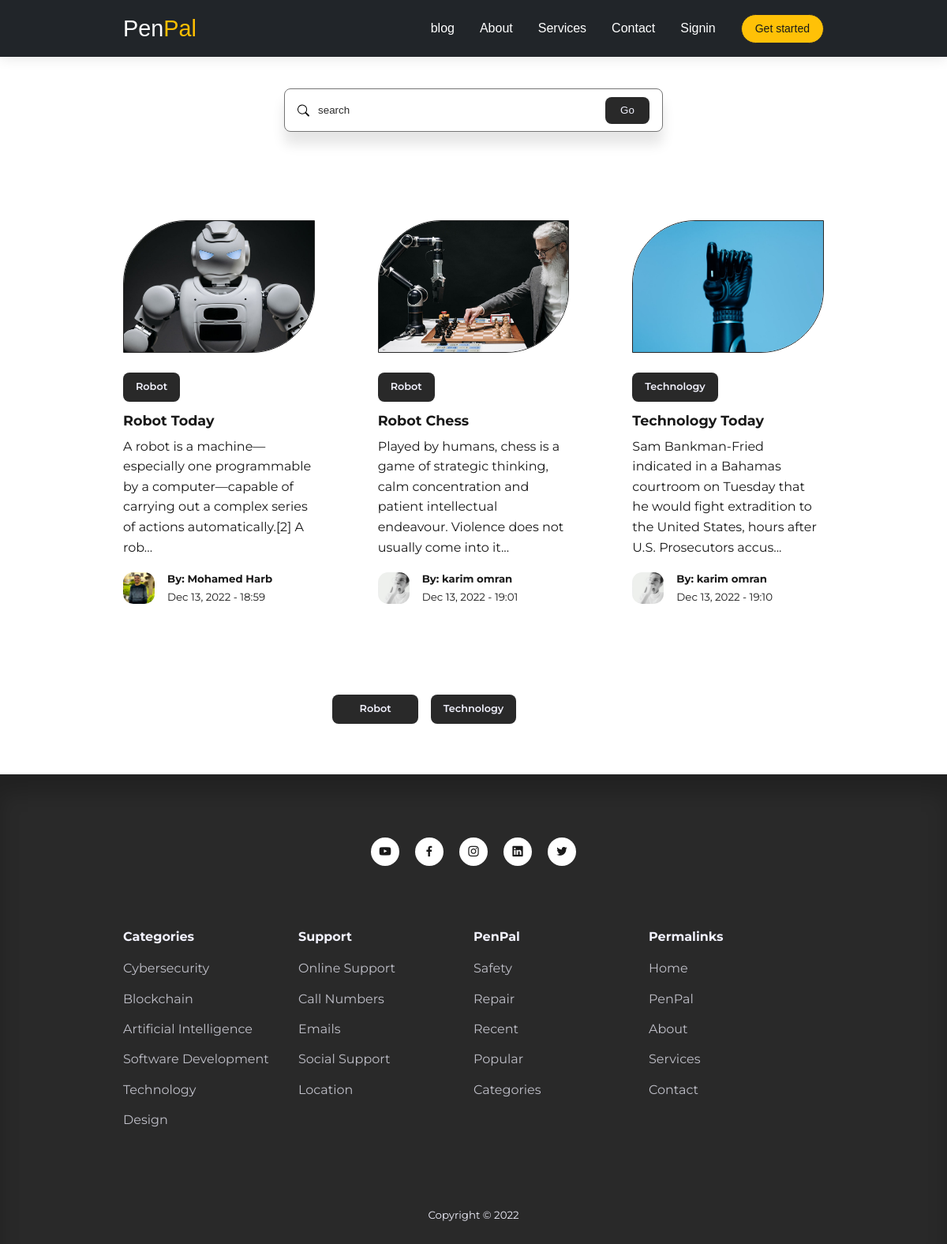
The page /PenPal.php on the database its author committed.
### tables this page shows
CREATE TABLE `posts` (
  `id` int(11) UNSIGNED NOT NULL,
  `title` varchar(255) NOT NULL,
  `body` text NOT NULL,
  `thumbnail` varchar(255) NOT NULL,
  `date_time` timestamp NOT NULL DEFAULT current_timestamp(),
  `category_id` int(11) UNSIGNED DEFAULT NULL,
  `author_id` int(11) UNSIGNED NOT NULL,
  `is_featured` tinyint(1) NOT NULL
);

CREATE TABLE `categories` (
  `id` int(11) UNSIGNED NOT NULL,
  `title` varchar(50) NOT NULL,
  `description` text NOT NULL
);

CREATE TABLE `users` (
  `id` int(11) UNSIGNED NOT NULL,
  `firstname` varchar(50) NOT NULL,
  `lastname` varchar(50) NOT NULL,
  `username` varchar(50) NOT NULL,
  `email` varchar(100) NOT NULL,
  `password` varchar(255) NOT NULL,
  `avatar` varchar(255) NOT NULL,
  `is_admin` tinyint(1) NOT NULL
);

### PenPal.php (the view, shortened to what this page needs)
<?php
include 'partials/header.php';
$query = "SELECT * FROM posts ORDER BY date_time ";
$posts = mysqli_query($connection, $query);
?>
<section class="search__bar">
  <form class="container search__bar-container" action="<?= ROOT_URL ?>search.php" method="Get">
    <div>
      <input type="search" name="search" placeholder="search" />
    </div>
    <button type="submit" name="submit" class="btn">Go</button>
  </form>
</section>
<section class="posts <?= $featured ? '' : 'section__extra-margin' ?>">
  <div class="container posts__container">
    <?php while ($post = mysqli_fetch_assoc($posts)) : ?>
      <article>
        <div class="post__thumbnail">
          <img src="./images/<?= $post['thumbnail'] ?>" />
        </div>
        <div class="post__info">
          <?php
          $category_id = $post['category_id'];
          $category_query = "SELECT * FROM categories WHERE id=$category_id";
          $category_result = mysqli_query($connection, $category_query);
          $category = mysqli_fetch_assoc($category_result);
          ?>
          <a href="<?= ROOT_URL ?>category-posts.php?id=<?= $post['category_id'] ?>" class="category__button"><?= $category['title'] ?></a>
          <h3 class="post__title">
            <a href="<?= ROOT_URL ?>post.php?id=<?= $post['id'] ?>"><?= $post['title'] ?></a>
          </h3>
          <p class="post__body">
            <?= substr($post['body'], 0, 150) ?>...
          </p>
          <div class="post__author">
            <?php
            $author_id = $post['author_id'];
            $author_query = "SELECT *FROM users WHERE id=$author_id";
            $author_result = mysqli_query($connection, $author_query);
            $author = mysqli_fetch_assoc($author_result);
            ?>
            <div class="post__author-avatar">
              <img src="./images/<?= $author['avatar'] ?>" />
            </div>
            <div class="post__author-info">
              <h5>By: <?= "{$author['firstname']} {$author['lastname']}" ?></h5>
              <small><?= date("M d, Y - H:i ", strtotime($post['date_time'])) ?></small>
            </div>
          </div>
        </div>
      </article>
    <?php endwhile ?>
  </div>
</section>
<section class="category__buttons">
  <div class="container category__buttons-container">
    <?php
    $all_categories_query = "SELECT * FROM categories";
    $all_categories  = mysqli_query($connection, $all_categories_query);
    ?>
    <?php while ($category = mysqli_fetch_array($all_categories)) : ?>
      <a href="<?= ROOT_URL ?>category-posts.php?id=<?= $category['id'] ?>" class="category__button"><?= $category['title'] ?></a>
    <?php endwhile ?>
  </div>
</section>
<?php
include 'partials/footer.php';
?>

### css/style.css (style rules this page uses)
:root { --color-primary: #712cf9; --color-primary-light: hsl(242, 91%, 69%, 18%); --color-primary-variant: #5854c7; --color-red: #da0f3f; --color-red-light: hsl(346, 87%, 46%, 15%); --color-green: #00c476; --color-green-light: hsl(156, 100%, 38%, 15%); --color-gray-900: #1e1e66; --color-gray-700: #2d2b7c; --color-gray-300: rgba(242, 242, 254, 0.3); --color-gray-200: rgba(242, 242, 254, 0.7); --color-white: #f2f2fe; --color-black: #191919; --color-black-700: #292929; --color-bg: rgba(255, 255, 255, 1); --transition: all 300ms ease; --container-width-lg: 74%; --container-width-md: 88%; --form-width: 40%; --card-border-radius-1: 0.3rem; --card-border-radius-2: 0.5rem; --card-border-radius-3: 0.8rem; --card-border-radius-4: 2rem; --card-border-radius-5: 5rem; }
* { margin: 0; padding: 0; outline: 0; border: 0; appearance: 0; list-style: none; text-decoration: none; box-sizing: border-box; }
body { font-family: "Montserrat", sans-serif; line-height: 1.6; color: var(--color-black); overflow-x: hidden; background: var(--color-bg); font-size: 1rem; }
.container { width: var(--container-width-lg); max-width: 1800px; margin-inline: auto; }
section { margin-top: 3rem; width: 100vm; }
.section__extra-margin { margin-top: 7rem; }
h1, h2, h3, h4, h5 { color: var(--color-black); line-height: 1.3; }
h3 { font-size: 1.1rem; margin: 0.8rem 0 0.5rem; }
h5 { margin: 0; }
a { color: var(--color-black); transition: var(--transition); }
img { display: block; width: 100%; object-fit: cover; transition: 0.3s; }
.category__button { background: #292929; color: var(--color-white); display: inline-block; padding: 0.5rem 1rem; border-radius: var(--card-border-radius-2); font-weight: 600; font-size: 0.8rem; text-align: center; }
.post__thumbnail { border-radius: var(--card-border-radius-5) 0; border: 0.1rem solid #292929; overflow: hidden; margin-bottom: 1.6rem; }
.post__author { display: flex; gap: 1rem; margin-top: 1.2rem; }
.post__author-avatar { width: 2.5rem; height: 2.5rem; border-radius: var(--card-border-radius-3); overflow: hidden; }
.posts__container { display: grid; grid-template-columns: repeat(3, 1fr); gap: 5rem; margin-bottom: 1rem; }
.category__buttons { padding: 4rem 0; }
.category__buttons-container { width: fit-content; display: grid; grid-template-columns: repeat(3, 1fr); gap: 1rem; }
.search__bar { margin-top: 7rem; }
.search__bar-container { position: relative; width: 30rem; background: var(--color-bg); display: flex; flex-direction: row; align-items: center; justify-content: space-between; overflow: hidden; padding: 0.6rem 1rem; border: 0.01rem solid #757575; border-radius: var(--card-border-radius-2); box-shadow: 0 1rem 1rem rgba(0, 0, 0, 0.1); color: var(--color-black); }
.search__bar-container > div { width: 100%; display: flex; align-items: center; }
.search__bar-container div svg { color: black; }
.search__bar input { background: transparent; margin-left: 0.7rem; padding: 0.5rem 0; width: 100%; box-shadow: 0 1rem 1rem transparent; }
.search__bar input::placeholder { color: var(--color-black-700); }
.btn { display: inline-block; width: fit-content; padding: 0.6rem 1.2rem; background-color: var(--color-black-700); border-radius: var(--card-border-radius-2); cursor: pointer; transition: var(--transition); color: var(--color-white); box-sizing: border-box; }
form { display: flex; flex-direction: column; gap: 1rem; }
input, textarea, select { padding: 0.8rem 1.4rem; background: var(--color-bg); border-radius: var(--card-border-radius-2); resize: none; color: var(--color-black); box-shadow: 0 0.1rem 1rem rgba(0, 0, 0, 0.1); font-weight: 500; }

### rows shown on the page
posts: thumbnail (picture), category.title "Robot", title "Robot Today", body "A robot is a machine—especially one programmable by a computer—capable of carrying out a complex series of actions automatically.[2] A rob", author.avatar (picture), author.firstname "Mohamed", author.lastname "Harb", date_time "Dec 13, 2022 - 18:59"
posts: thumbnail (picture), category.title "Robot", title "Robot Chess", body "Played by humans, chess is a game of strategic thinking, calm concentration and patient intellectual endeavour. Violence does not usually come into it", author.avatar (picture), author.firstname "karim", author.lastname "omran", date_time "Dec 13, 2022 - 19:01"
posts: thumbnail (picture), category.title "Technology", title "Technology Today", body "Sam Bankman-Fried indicated in a Bahamas courtroom on Tuesday that he would fight extradition to the United States, hours after U.S. Prosecutors accus", author.avatar (picture), author.firstname "karim", author.lastname "omran", date_time "Dec 13, 2022 - 19:10"
categories: title "Robot"
categories: title "Technology"
